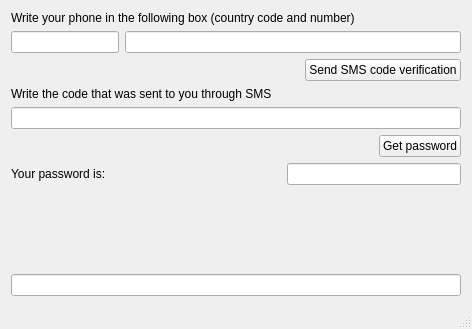
<?xml version="1.0" encoding="UTF-8"?>
<ui version="4.0">
 <class>MainWindow</class>
 <widget class="QMainWindow" name="MainWindow">
  <property name="geometry">
   <rect>
    <x>0</x>
    <y>0</y>
    <width>472</width>
    <height>329</height>
   </rect>
  </property>
  <property name="windowTitle">
   <string>MainWindow</string>
  </property>
  <widget class="QWidget" name="centralWidget">
   <layout class="QVBoxLayout" name="verticalLayout_2">
    <item>
     <widget class="QLabel" name="label">
      <property name="text">
       <string>Write your phone in the following box (country code and number)</string>
      </property>
     </widget>
    </item>
    <item>
     <layout class="QHBoxLayout" name="horizontalLayout_4">
      <property name="sizeConstraint">
       <enum>QLayout::SetFixedSize</enum>
      </property>
      <item>
       <widget class="QLineEdit" name="editPrefixNumber">
        <property name="sizePolicy">
         <sizepolicy hsizetype="Fixed" vsizetype="Fixed">
          <horstretch>0</horstretch>
          <verstretch>0</verstretch>
         </sizepolicy>
        </property>
        <property name="minimumSize">
         <size>
          <width>0</width>
          <height>0</height>
         </size>
        </property>
       </widget>
      </item>
      <item>
       <widget class="QLineEdit" name="editPhoneNumber"/>
      </item>
     </layout>
    </item>
    <item>
     <layout class="QHBoxLayout" name="horizontalLayout">
      <item>
       <spacer name="horizontalSpacer">
        <property name="orientation">
         <enum>Qt::Horizontal</enum>
        </property>
        <property name="sizeHint" stdset="0">
         <size>
          <width>40</width>
          <height>20</height>
         </size>
        </property>
       </spacer>
      </item>
      <item>
       <widget class="QPushButton" name="buttonSendSMS">
        <property name="text">
         <string>Send SMS code verification</string>
        </property>
       </widget>
      </item>
     </layout>
    </item>
    <item>
     <widget class="QLabel" name="label_2">
      <property name="text">
       <string>Write the code that was sent to you through SMS</string>
      </property>
     </widget>
    </item>
    <item>
     <widget class="QLineEdit" name="editSMSCode"/>
    </item>
    <item>
     <layout class="QHBoxLayout" name="horizontalLayout_2">
      <item>
       <spacer name="horizontalSpacer_2">
        <property name="orientation">
         <enum>Qt::Horizontal</enum>
        </property>
        <property name="sizeHint" stdset="0">
         <size>
          <width>40</width>
          <height>20</height>
         </size>
        </property>
       </spacer>
      </item>
      <item>
       <widget class="QPushButton" name="buttonGetPassword">
        <property name="text">
         <string>Get password</string>
        </property>
       </widget>
      </item>
     </layout>
    </item>
    <item>
     <layout class="QHBoxLayout" name="horizontalLayout_3">
      <item>
       <widget class="QLabel" name="label_3">
        <property name="text">
         <string>Your password is:</string>
        </property>
       </widget>
      </item>
      <item>
       <spacer name="horizontalSpacer_3">
        <property name="orientation">
         <enum>Qt::Horizontal</enum>
        </property>
        <property name="sizeHint" stdset="0">
         <size>
          <width>40</width>
          <height>20</height>
         </size>
        </property>
       </spacer>
      </item>
      <item>
       <widget class="QLineEdit" name="editPassword">
        <property name="minimumSize">
         <size>
          <width>0</width>
          <height>0</height>
         </size>
        </property>
        <property name="readOnly">
         <bool>true</bool>
        </property>
       </widget>
      </item>
     </layout>
    </item>
    <item>
     <spacer name="verticalSpacer">
      <property name="orientation">
       <enum>Qt::Vertical</enum>
      </property>
      <property name="sizeHint" stdset="0">
       <size>
        <width>20</width>
        <height>40</height>
       </size>
      </property>
     </spacer>
    </item>
    <item>
     <widget class="QLineEdit" name="rawOut"/>
    </item>
   </layout>
  </widget>
  <widget class="QStatusBar" name="statusBar"/>
 </widget>
 <layoutdefault spacing="6" margin="11"/>
 <resources/>
 <connections/>
</ui>
